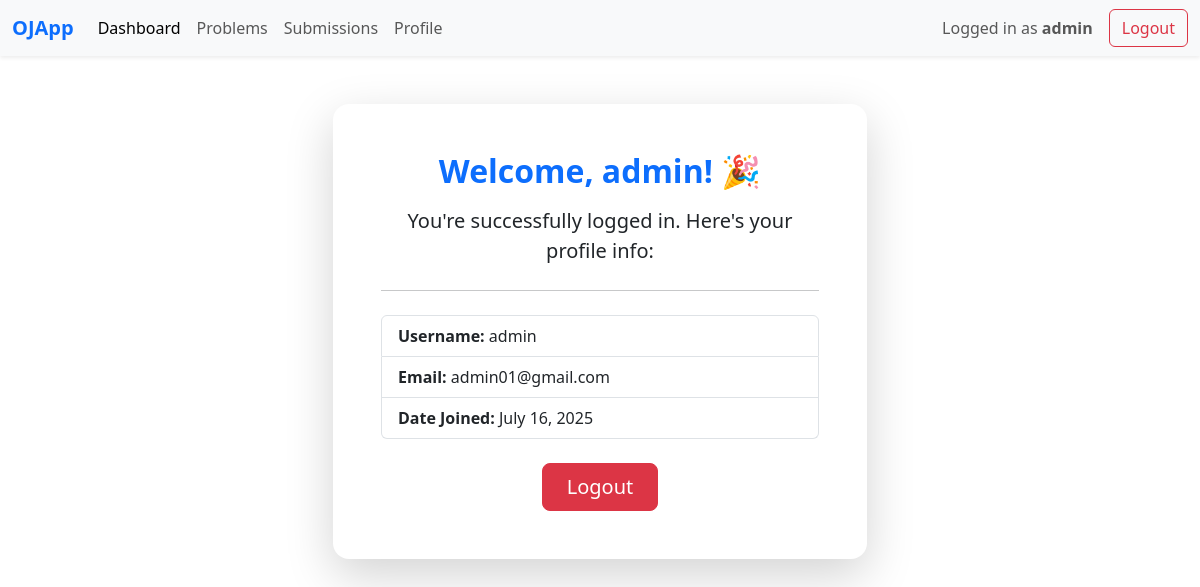
The page /accounts/profile/ (signed in) on the database its author committed.
### accounts/models.py (models this page shows)
class User(AbstractUser):
    pass

### accounts/views.py (the view)
# urls.py: path('profile/', views.profile_view, name='profile'),
@login_required
def profile_view(request):
    return render(request, 'accounts/profile.html')

### accounts/templates/accounts/profile.html
{% extends "ojapp/base.html" %}
{% load static %}
{% block content %}
<div class="container mt-5">
    <div class="row justify-content-center">
        <div class="col-md-6">
            <div class="card shadow-lg border-0 rounded-4">
                <div class="card-body text-center p-5">
                    <h2 class="text-primary fw-bold mb-3">Welcome, {{ user.username }}! 🎉</h2>
                    <p class="lead">You're successfully logged in. Here's your profile info:</p>
                    <hr class="my-4">
                    <ul class="list-group text-start mb-4">
                        <li class="list-group-item"><strong>Username:</strong> {{ user.username }}</li>
                        <li class="list-group-item"><strong>Email:</strong> {{ user.email }}</li>
                        <li class="list-group-item"><strong>Date Joined:</strong> {{ user.date_joined|date:"F j, Y" }}</li>
                    </ul>
                    <a href="{% url 'logout' %}" class="btn btn-danger btn-lg px-4">Logout</a>
                </div>
            </div>
        </div>
    </div>
</div>
{% endblock %}

### ojapp/templates/ojapp/navbar.html (shortened to what this page needs)
<nav class="navbar navbar-expand-lg navbar-light bg-light shadow-sm">
  <div class="container-fluid">
    <a class="navbar-brand fw-bold text-primary" href="/">OJApp</a>
    <div class="collapse navbar-collapse" id="navbarNavDropdown">
      <ul class="navbar-nav me-auto mb-2 mb-lg-0">
        <li class="nav-item">
          <a class="nav-link active" aria-current="page" href="/ojapp/dashboard">Dashboard</a>
        </li>
        <li class="nav-item">
          <a class="nav-link" href="/ojapp/problemlist">Problems</a>
        </li>
        <li class="nav-item">
          <a class="nav-link" href="/ojapp/submissions">Submissions</a>
        </li>
        <li class="nav-item">
          <a class="nav-link" href="/accounts/profile">Profile</a>
        </li>
      </ul>
    </div>
    {% if user.username %}
      <div class="d-flex align-items-center ms-auto">
      <span class="navbar-text me-3">
        Logged in as <strong>{{ user.username }}</strong>
      </span>
      <a class="btn btn-outline-danger" href="{% url 'logout_view' %}">Logout</a>
    </div>
    {% endif %}
  </div>
</nav>

### rows shown on the page
User: username "admin", email "admin01@gmail.com", date_joined "July 16, 2025"
